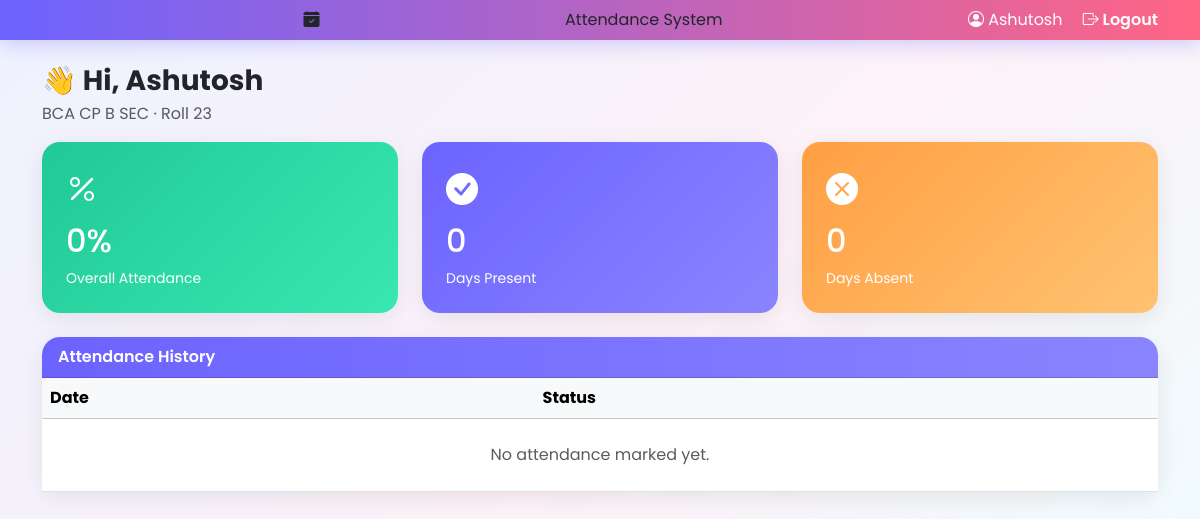
Page /my-attendance (signed in) on the earlier database version.
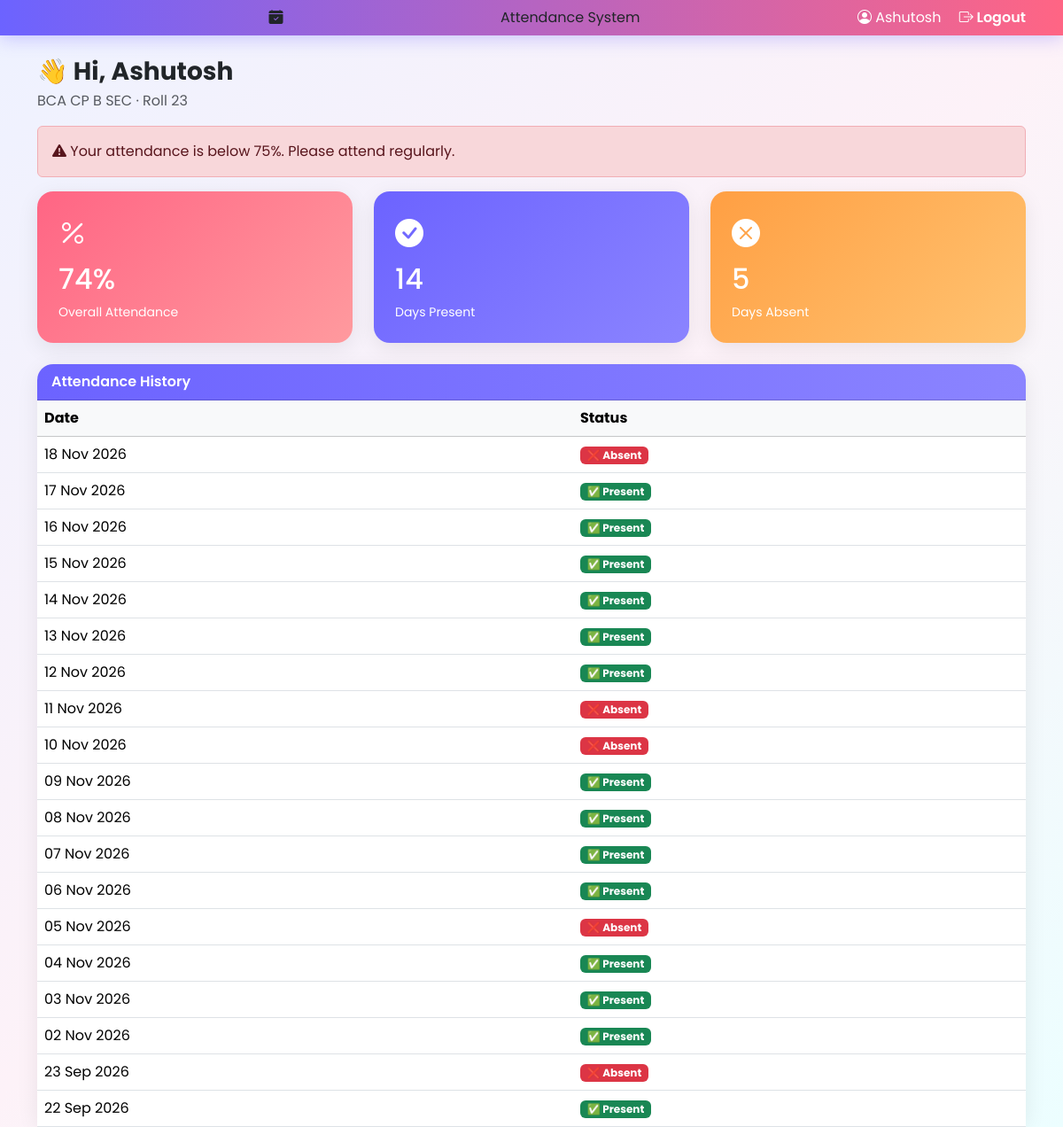
Same page on the later database version.
### models/models.py (models this page shows)
class User(db.Model, UserMixin):
    id = db.Column(db.Integer, primary_key=True)
    name = db.Column(db.String(100), nullable=False)
    email = db.Column(db.String(100), unique=True, nullable=False)
    password_hash = db.Column(db.String(200), nullable=False)
    role = db.Column(db.String(20), nullable=False)  # 'teacher' or 'student'

class StudentClass(db.Model):
    id = db.Column(db.Integer, primary_key=True)
    class_name = db.Column(db.String(100), nullable=False)
    teacher_id = db.Column(db.Integer, db.ForeignKey('user.id'), nullable=False)

class Student(db.Model):
    id = db.Column(db.Integer, primary_key=True)
    user_id = db.Column(db.Integer, db.ForeignKey('user.id'), nullable=False)
    roll_number = db.Column(db.String(20), nullable=False)
    class_id = db.Column(db.Integer, db.ForeignKey('student_class.id'), nullable=False)
    student_user = db.relationship('User')

class Attendance(db.Model):
    id = db.Column(db.Integer, primary_key=True)
    student_id = db.Column(db.Integer, db.ForeignKey('student.id'), nullable=False)
    class_id = db.Column(db.Integer, db.ForeignKey('student_class.id'), nullable=False)
    date = db.Column(db.Date, nullable=False, default=date.today)
    status = db.Column(db.String(10), nullable=False)  # 'present' or 'absent'

### routes/student_routes.py (the view)
@student.route('/my-attendance')
@login_required
def my_attendance():
    if current_user.role != 'student':
        return "Access denied. Students only.", 403
    record = Student.query.filter_by(user_id=current_user.id).first()
    if not record:
        return render_template('student_dashboard.html', record=None)
    class_obj = StudentClass.query.get(record.class_id)
    entries = Attendance.query.filter_by(student_id=record.id).order_by(Attendance.date.desc()).all()
    total = len(entries)
    present = sum(1 for e in entries if e.status == 'present')
    percent = round(present / total * 100) if total else 0
    return render_template(
        'student_dashboard.html',
        record=record,
        class_obj=class_obj,
        entries=entries,
        total=total,
        present=present,
        absent=total - present,
        percent=percent,
        low=total > 0 and percent < 75
    )

### app.py (called while the page is built)
@login_manager.user_loader
def load_user(user_id):
    return User.query.get(int(user_id))

### templates/student_dashboard.html (shortened to what this page needs)
{% extends "base.html" %}
{% block content %}
{% if not record %}
    <div class="card p-4 text-center">
        <h5>You are not enrolled in any class yet.</h5>
        <p class="text-muted mb-0">Ask your teacher to add you to a class.</p>
    </div>
{% else %}
<h3 class="fw-bold mb-1">👋 Hi, {{ current_user.name }}</h3>
<p class="text-muted">{{ class_obj.class_name }} · Roll {{ record.roll_number }}</p>
{% if low %}
<div class="alert alert-danger"><i class="bi bi-exclamation-triangle-fill"></i>
    Your attendance is below 75%. Please attend regularly.</div>
{% endif %}
<div class="row g-4 mb-4">
    <div class="col-md-4">
        <div class="card class-card {{ 'grad-1' if low else 'grad-2' }}">
            <i class="bi bi-percent" style="font-size:2rem;"></i>
            <h2 class="mt-2">{{ percent }}%</h2>
            <small>Overall Attendance</small>
        </div>
    </div>
    <div class="col-md-4">
        <div class="card class-card grad-0">
            <i class="bi bi-check-circle-fill" style="font-size:2rem;"></i>
            <h2 class="mt-2">{{ present }}</h2>
            <small>Days Present</small>
        </div>
    </div>
    <div class="col-md-4">
        <div class="card class-card grad-3">
            <i class="bi bi-x-circle-fill" style="font-size:2rem;"></i>
            <h2 class="mt-2">{{ absent }}</h2>
            <small>Days Absent</small>
        </div>
    </div>
</div>
<div class="card">
    <div class="card-header">Attendance History</div>
    <table class="table table-hover mb-0">
        <thead class="table-light"><tr><th>Date</th><th>Status</th></tr></thead>
        <tbody>
            {% for e in entries %}
            <tr>
                <td>{{ e.date.strftime('%d %b %Y') }}</td>
                <td>
                    {% if e.status == 'present' %}
                        <span class="badge text-bg-success">✅ Present</span>
                    {% else %}
                        <span class="badge text-bg-danger">❌ Absent</span>
                    {% endif %}
                </td>
            </tr>
            {% else %}
            <tr><td colspan="2" class="text-muted text-center py-4">No attendance marked yet.</td></tr>
            {% endfor %}
        </tbody>
    </table>
</div>
{% endif %}
{% endblock %}

### templates/base.html (shortened to what this page needs)
<!DOCTYPE html>
<html lang="en">
<head>
    <link href="https://cdn.jsdelivr.net/npm/bootstrap@5.3.3/dist/css/bootstrap.min.css" rel="stylesheet">
    <link href="https://cdn.jsdelivr.net/npm/bootstrap-icons@1.11.3/font/bootstrap-icons.min.css" rel="stylesheet">
</head>
<body>
    <nav class="navbar navbar-expand-lg mb-4">
        <div class="container">
                <i class="bi bi-calendar-check-fill"></i> Attendance System
            {% if current_user.is_authenticated %}
            <div>
                <span class="text-white me-3"><i class="bi bi-person-circle"></i> {{ current_user.name }}</span>
                <a class="nav-link d-inline" href="{{ url_for('auth.logout') }}"><i class="bi bi-box-arrow-right"></i> Logout</a>
            </div>
            {% endif %}
        </div>
    </nav>
    <div class="container">
        {% block content %}{% endblock %}
    </div>
</body>
</html>

### templates/base.html (style rules this page uses)
:root { --primary: #6C63FF; --primary-dark: #4B45B2; --accent: #FF6584; --green: #20c997; --red: #ff5c7a; }
body { font-family: 'Poppins', sans-serif; background: linear-gradient(135deg, #eef2ff 0%, #fdf2f8 50%, #ecfeff 100%); background-attachment: fixed; min-height: 100vh; }
.navbar { background: linear-gradient(90deg, #6C63FF, #FF6584); box-shadow: 0 4px 20px rgba(108, 99, 255, 0.3); }
.navbar-brand, .nav-link { color: white !important; font-weight: 600; }
.card { border: none; border-radius: 18px; box-shadow: 0 6px 24px rgba(0,0,0,0.08); animation: fadeUp 0.5s ease both; }
.card-header { border-radius: 18px 18px 0 0 !important; font-weight: 600; background: linear-gradient(90deg, #6C63FF, #8B84FF); color: white; }
.class-card { color: white; padding: 24px; }
.grad-0 { background: linear-gradient(135deg, #6C63FF, #8B84FF); }
.grad-1 { background: linear-gradient(135deg, #FF6584, #FF9A9E); }
.grad-3 { background: linear-gradient(135deg, #ff9f43, #ffc371); }

Differences in the rows shown:
added Attendance: date "18 Nov 2026", status "❌ Absent"
added Attendance: date "17 Nov 2026", status "✅ Present"
added Attendance: date "16 Nov 2026", status "✅ Present"
added Attendance: date "15 Nov 2026", status "✅ Present"
added Attendance: date "14 Nov 2026", status "✅ Present"
added Attendance: date "13 Nov 2026", status "✅ Present"
added Attendance: date "12 Nov 2026", status "✅ Present"
added Attendance: date "11 Nov 2026", status "❌ Absent"
added Attendance: date "10 Nov 2026", status "❌ Absent"
added Attendance: date "09 Nov 2026", status "✅ Present"
added Attendance: date "08 Nov 2026", status "✅ Present"
added Attendance: date "07 Nov 2026", status "✅ Present"
added Attendance: date "06 Nov 2026", status "✅ Present"
added Attendance: date "05 Nov 2026", status "❌ Absent"
added Attendance: date "04 Nov 2026", status "✅ Present"
added Attendance: date "03 Nov 2026", status "✅ Present"
added Attendance: date "02 Nov 2026", status "✅ Present"
added Attendance: date "23 Sep 2026", status "❌ Absent"
added Attendance: date "22 Sep 2026", status "✅ Present"
Other differences:
{{ percent }}: "0" → "74"
{{ present }}: "0" → "14"
{{ absent }}: "0" → "5"
text no longer shown: "No attendance marked yet."
text now shown: "Your attendance is below 75%. Please attend regularly."
